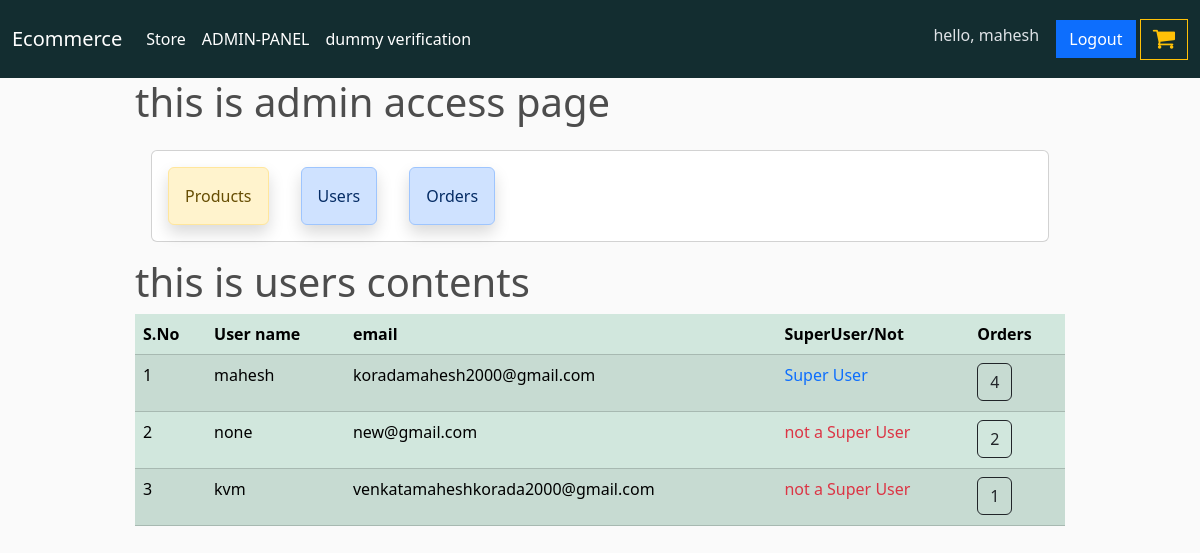
The app's page /admin-access/users/ (signed in), older data.
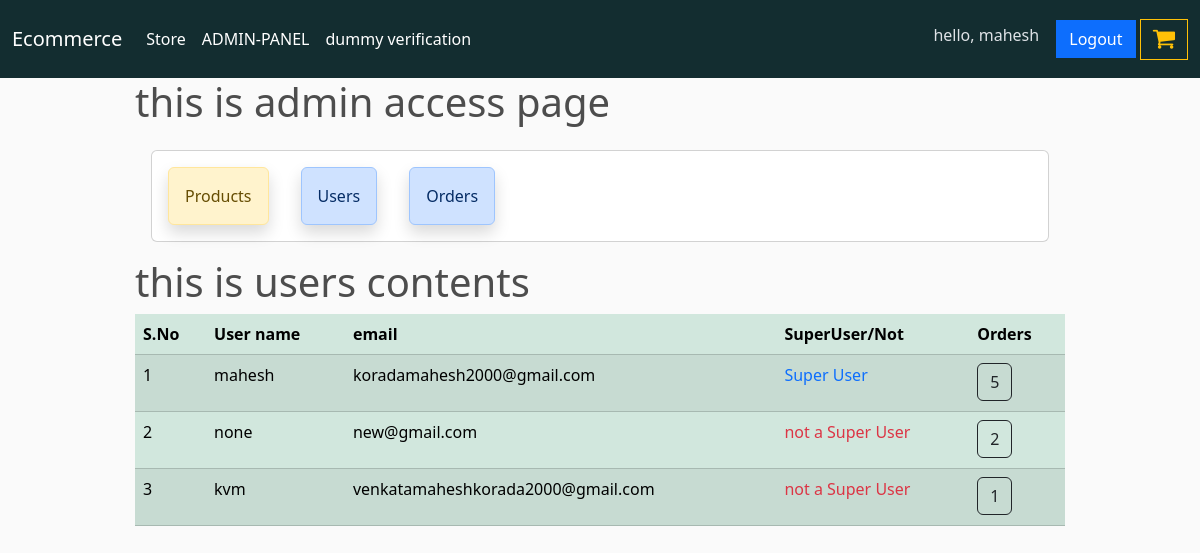
The same page, newer data.
### store/models.py (models this page shows, shortened)
class Customer(models.Model):
    user = models.OneToOneField(User, on_delete = models.CASCADE, null = True, blank = True)
    name = models.CharField(max_length = 100, null = True)
    email = models.CharField(max_length = 100, null = True)
    def get_order_count(self):
        return self.order_set.count()

### admin_access/views.py (the view)
# urls.py: path('users/', admin_users, name='admin-users'),
@user_passes_test(is_superuser, login_url='account-login')
def admin_users(request):
    customers = Customer.objects.all()
    context = {"customers":customers}
    return render(request, 'admin_access/admin_users.html', context)

### admin_access/views.py (called while the page is built)
def is_superuser(user):
    return user.is_superuser

### admin_access/templates/admin_access/admin_users.html
{% extends 'admin_access/admin_home.html' %}
{% load static %}
{% block admin_content %}
<h1>this is users contents</h1>
<table class="table table-success table-striped">
    <thead>
        <th>S.No</th>
        <th>User name</th>
        <th>email</th>
        <th>SuperUser/Not</th>
        <th>Orders</th>
    </thead>
    <tbody>
        {% for customer in customers %}
            <tr>
                <td>{{forloop.counter}}</td>
                <td>{{customer.user.username}}</td>
                <td>{{customer.user.email}}</td>
                <td>
                    {% if customer.user.is_superuser %}
                        <p class="text-primary">Super User</p>
                    {% else %}
                        <p class="text-danger">not a Super User</p>
                    {% endif %}
                </td>
                <td>
                    <a href="{% url 'admin-orders-filtered' customer.id %}" class="btn btn-outline-dark rounded">{{customer.get_order_count}}</a>
                </td>
            </tr>
        {% endfor %}
    </tbody>
</table>
{% endblock %}

Row changes from the older to the newer data that the page shows:
changed Customer "mahesh": get_order_count "4" → "5"
